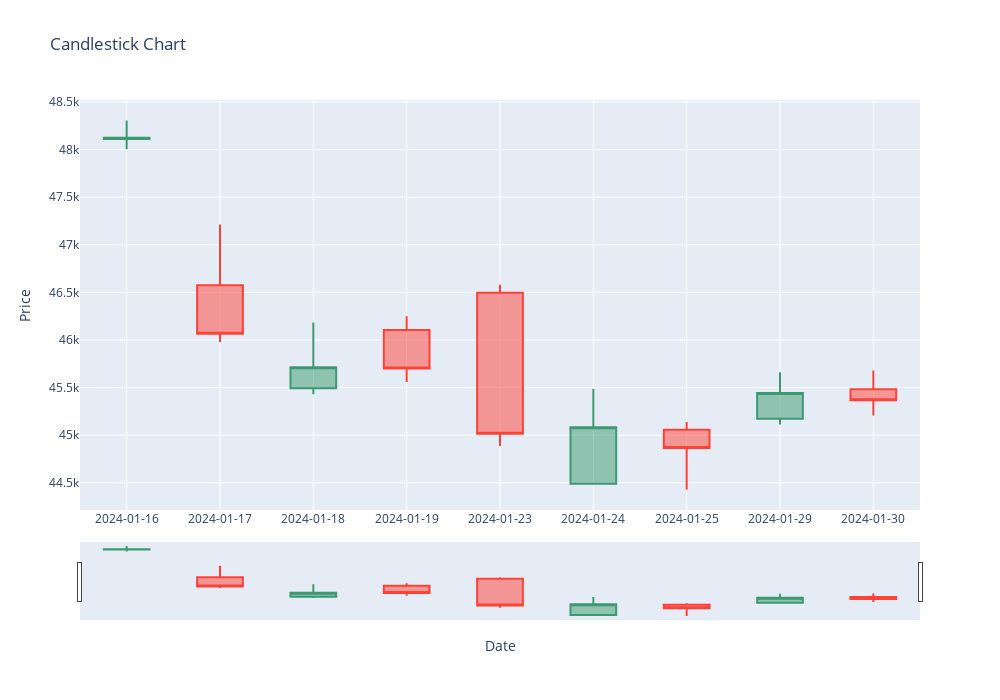

This figure's notebook cell:
### Code cell
import plotly.graph_objects as go

# Convert the index to strings for Plotly candlestick chart
data['Date'] = data.index.strftime('%Y-%m-%d')

# Create candlestick chart
fig = go.Figure(data=[go.Candlestick(x=data['Date'],
                open=data['Open'],
                high=data['High'],
                low=data['Low'],
                close=data['Close'])])

# Customize layout
fig.update_layout(title='Candlestick Chart',
                   xaxis_title='Date',
                   yaxis_title='Price',
                   xaxis_rangeslider_visible=True,
                   xaxis_type='category',  # Set x-axis type to category to remove gaps
                   width=1000,  # Set width of the figure
                   height=700)  # Set height of the figure

# Show the chart
fig.show()

### Figure 1 — Plotly figure (JSON) as saved in the notebook; plotly's stock layout.template omitted (floating-point values rounded to 4 significant figures)
{"data": [{"close": [48130.0, 46060.0, 45710.0, 45700.0, 45020.0, 45080.0, 44870.0, 45440.0, 45370.0], "high": [48310.0, 47210.0, 46180.0, 46250.0, 46580.0, 45490.0, 45140.0, 45660.0, 45680.0], "low": [48000.0, 45980.0, 45430.0, 45560.0, 44890.0, 44490.0, 44429, 45110.0, 45210.0], "open": [48110.0, 46570.0, 45490.0, 46100.0, 46500.0, 44490.0, 45060.0, 45170.0, 45480.0], "type": "candlestick", "x": ["2024-01-16", "2024-01-17", "2024-01-18", "2024-01-19", "2024-01-23", "2024-01-24", "2024-01-25", "2024-01-29", "2024-01-30"]}], "layout": {"height": 700, "title": {"text": "Candlestick Chart"}, "width": 1000, "xaxis": {"rangeslider": {"visible": true}, "title": {"text": "Date"}, "type": "category"}, "yaxis": {"title": {"text": "Price"}}}}
